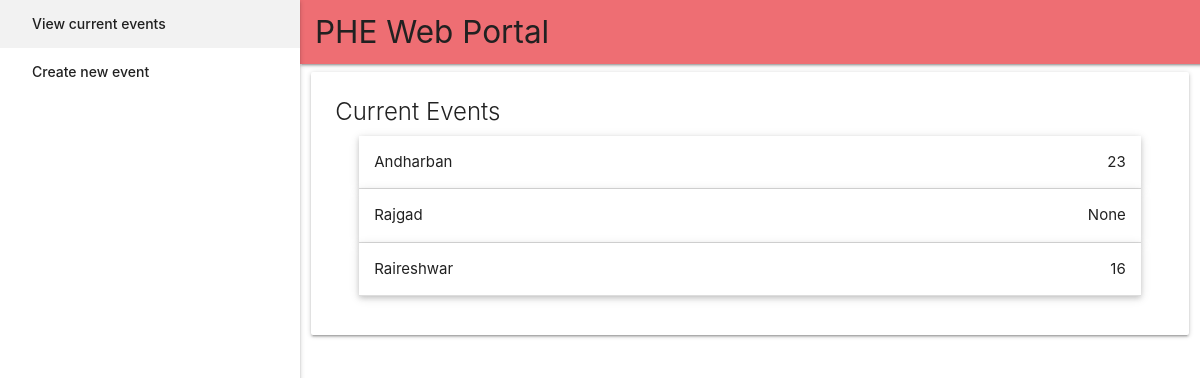
Screenshot of /portal/ with the database file from the repository.
### portal/models.py (models this page shows, shortened)
class Event(models.Model):
    time_stamp = models.DateField(auto_now_add = True, help_text = 'Date on which event was created.')
    event_name = models.CharField(max_length = 100, help_text = 'Enter the name of the event.')
    event_date = models.DateField(help_text = 'Date of the event.')
    batch_size = models.PositiveIntegerField(help_text = 'Enter batch size.')
    event_type = models.CharField(max_length = 1, choices = EVENT_TYPES, default = 't', help_text = 'Type of event(Trek/Camping)')

### portal/views.py (the view)
# urls.py: path('', views.eventList, name='index'),
def eventList(request):
    events = Event.objects.all()
    for event in events:
        event.total = event.bookings.all().aggregate(Sum('participants_count'))['participants_count__sum']
        event.save()
    context = {'events' : events}
    return render(request, 'portal/event_list.html', context=context)

### portal/templates/portal/event_list.html (shortened to what this page needs)
{% extends "base_generic.html" %}
{% block content %}
    <span class="card-title">Current Events</span>
    {% if events %}
        <ul class="collapsible popout" data-collapsible = "accordion">
        {% for event in events %}
                <li>
                    <div class="collapsible-header" style ="display: block">
                        <div class="row" style ="margin-bottom: 0">
                            <div class="col s6 m6 l6">
                                <div>{{event.event_name}}</div>
                            </div>
                            <div class="col s6 m6 l6">
                                <div class="right-align">{{event.total}}</div>
                            </div>
                        </div>
                    </div>
                </li>
        {% endfor %}
         </ul>
    {% else %}
        <p>There are no current events.</p>
    {% endif %}
{% endblock %}

### rows the page displays
Event: event_name "Andharban", total "23"
Event: event_name "Rajgad", total "None"
Event: event_name "Raireshwar", total "16"
